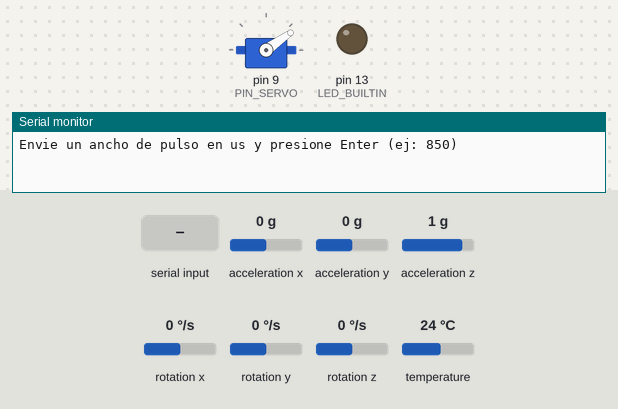
Recording of a sketch running on a simulated Arduino Uno, built with avr-gcc and run on an emulated ATmega328P. Shown: servo, output pins drawn as LEDs (lit = HIGH), the last lines printed to the serial monitor. Inputs (shaded band) come from the test bench; at power-on: acceleration x 0 g, acceleration y 0 g, acceleration z 1 g, rotation x 0 °/s, rotation y 0 °/s, rotation z 0 °/s, temperature 24 °C.

Above: at 1.2 s.
1.3 s: "5\n" received over Serial
At 1.9 s:
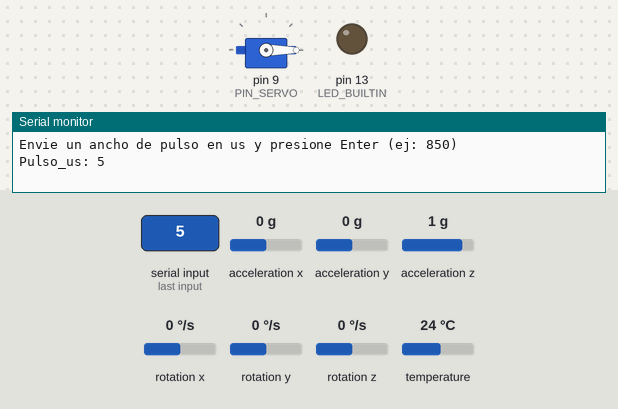
2.8 s: "90,45\n" received over Serial
Timing chart, 0 to 5.8 s (numbered marks = the images above; inputs shaded):
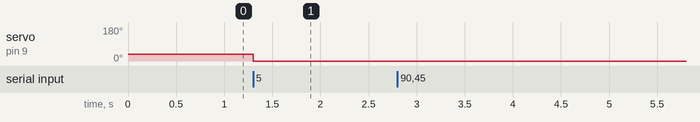

The sketch:

tope-subeybaja.ino
```cpp
#include <Servo.h>
#include <Adafruit_MPU6050.h>
#include <Adafruit_Sensor.h>
#include <Wire.h>
#include <math.h>

Servo miServo;
Adafruit_MPU6050 mpu;

const byte PIN_SERVO = 9;
//NEW SKETCH;

const unsigned long SERIAL_BAUD = 115200;
const unsigned long PERIODO_IMU_US = 10000;  // 100 Hz
const float ALFA = 0.98f;                    // Peso del giroscopio

unsigned long ultimaLecturaUs;
float angulo = 0.0f;

// Buffer chico para recibir el ancho de pulso sin bloquear el muestreo IMU.
char entrada[12];
byte cantidadEntrada = 0;

float anguloAcelerometro(const sensors_event_t &accel) {
  // Inclinacion alrededor del eje X, en grados.
  return atan2(accel.acceleration.y, accel.acceleration.z) * 180.0f / PI;
}

void actualizarAngulo() {
  const unsigned long ahoraUs = micros();
  const unsigned long transcurridoUs = ahoraUs - ultimaLecturaUs;
  if (transcurridoUs < PERIODO_IMU_US) return;

  ultimaLecturaUs = ahoraUs;

  sensors_event_t accel, gyro, temperatura;
  mpu.getEvent(&accel, &gyro, &temperatura);

  const float dt = transcurridoUs * 1.0e-6f;
  // La libreria entrega rad/s; primero se convierte a grados/s.
  const float prediccionGyro = angulo + gyro.gyro.x * 180.0f / PI * dt;
  const float medicionAccel = anguloAcelerometro(accel);
  angulo = ALFA * prediccionGyro + (1.0f - ALFA) * medicionAccel;
}

void responderComando(const char *texto) {
  char *fin;
  const long anchoPulso = strtol(texto, &fin, 10);

  if (fin == texto || *fin != '\0' || anchoPulso <= 0 || anchoPulso > 3000) {
    Serial.println("ERROR: envie un ancho de pulso entre 1 y 3000 us");
    return;
  }

  miServo.writeMicroseconds((int)anchoPulso);
  Serial.print("Pulso_us: ");
  Serial.print(anchoPulso);
  //Serial.print(", Angulo_deg: ");
  //Serial.println(angulo, 2);
}

void leerPuertoSerie() {
  while (Serial.available() > 0) {
    const char caracter = Serial.read();

    if (caracter == '\n' || caracter == '\r') {
      if (cantidadEntrada > 0) {
        entrada[cantidadEntrada] = '\0';
        responderComando(entrada);
        cantidadEntrada = 0;
      }
    } else if (cantidadEntrada < sizeof(entrada) - 1) {
      entrada[cantidadEntrada++] = caracter;
    } else {
      cantidadEntrada = 0;
    }
  }
}

void setup() {
  miServo.attach(PIN_SERVO);
  miServo.writeMicroseconds(900);

  Serial.begin(SERIAL_BAUD);
  Wire.begin();
  Wire.setClock(400000);

  pinMode(LED_BUILTIN, OUTPUT);
  if (!mpu.begin()) {
    Serial.println("ERROR: no se encontro la MPU6050");
    digitalWrite(LED_BUILTIN, HIGH);
    while (true) delay(100);
  }

  mpu.setAccelerometerRange(MPU6050_RANGE_8_G);
  mpu.setGyroRange(MPU6050_RANGE_500_DEG);
  mpu.setFilterBandwidth(MPU6050_BAND_44_HZ);

  // Arranca el filtro desde el angulo observado por el acelerometro.
  sensors_event_t accel, gyro, temperatura;
  mpu.getEvent(&accel, &gyro, &temperatura);
  angulo = anguloAcelerometro(accel);
  ultimaLecturaUs = micros();

  Serial.println("Envie un ancho de pulso en us y presione Enter (ej: 850)");
}

void loop() {
  actualizarAngulo();
  leerPuertoSerie();
}
```

Measured:
- after the input at 1.3 s, servo on pin 9 (PIN_SERVO): 35° → 0° at once
